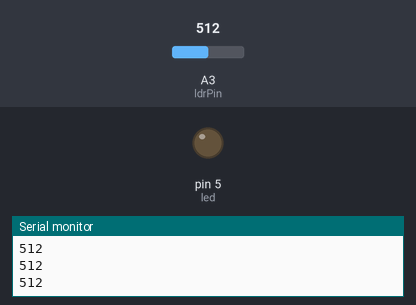
A sketch run on a simulated Arduino Uno, built with avr-gcc and run on an emulated ATmega328P. Parts: output pins drawn as LEDs (lit = HIGH), the last lines printed to the serial monitor. Dashed ring = blinking. Inputs (shaded band) come from the test bench; at power-on: A3 (ldrPin) = 512.

Above: at 1.2 s.
1.3 s: A3 (ldrPin) set to 586
2.8 s: A3 (ldrPin) set to 608
At 2.88 s:
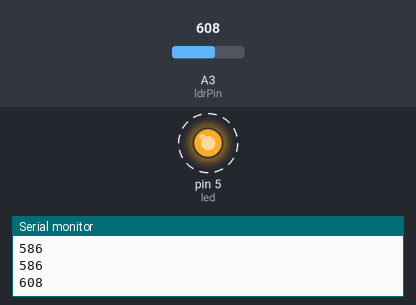
Timing chart, 0 to 11.8 s (numbered marks = the images above; inputs shaded):
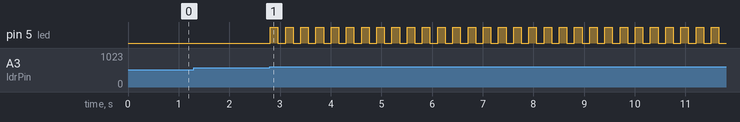

The sketch:

LDR.ino
```cpp
const int ldrPin = A3;
const int led = 5;

void setup() {
  pinMode(ldrPin, INPUT);
  pinMode(led, OUTPUT);

  digitalWrite(led, LOW);
  Serial.begin(9600);
}

void loop() {
  int ldrVal = analogRead(ldrPin);
  Serial.println(ldrVal);
  if(ldrVal > 600){

    hitAnimation();
  }
  else{
    digitalWrite(led, LOW);
  }
  Serial.println(ldrVal);
//  delay(50);
}

void hitAnimation(){
  for(int i=0; i<12; i++){
    digitalWrite(led, HIGH);
    delay(150);
    digitalWrite(led, LOW);
    delay(150);
  }
}
```

Measured:
- the behaviour switches between 600 and 601 on A3 (ldrPin) (found by bisection; images 0 and 1)
- after the input at 2.8 s, pin 5 (led): alternates HIGH for 0.15 s and LOW for 0.15 s, starting at once
